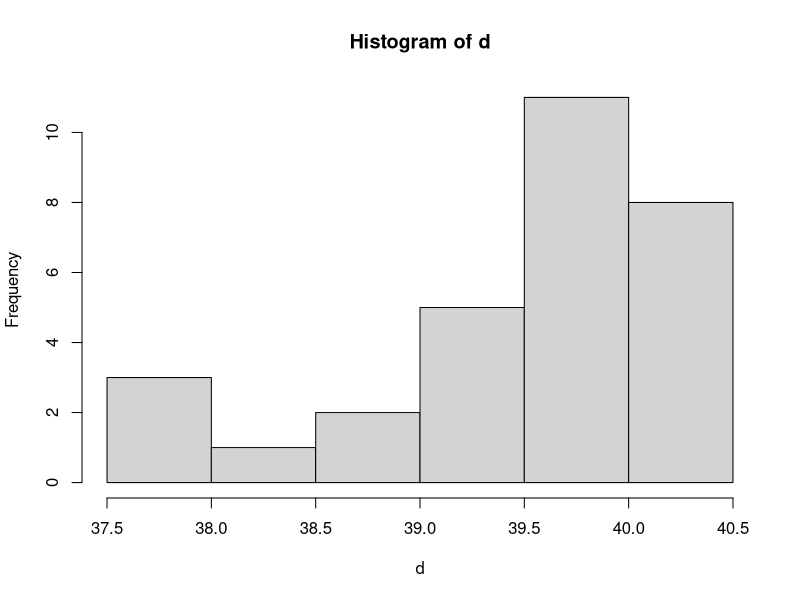
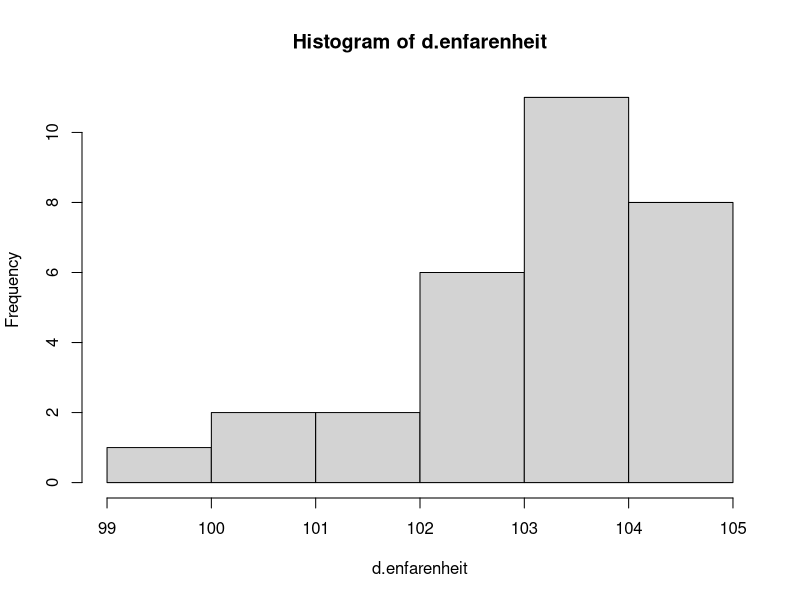

Reproduce these figures in R, in order.
avg_temp = 39.2
temp_sd = 0.8

d = rnorm(30, mean = avg_temp, sd = temp_sd)

d2 <- round(d,1)
paste(d2, collapse = ', ')

hist(d)

d.enfarenheit <- d * (9/5) + 32

hist(d.enfarenheit)


